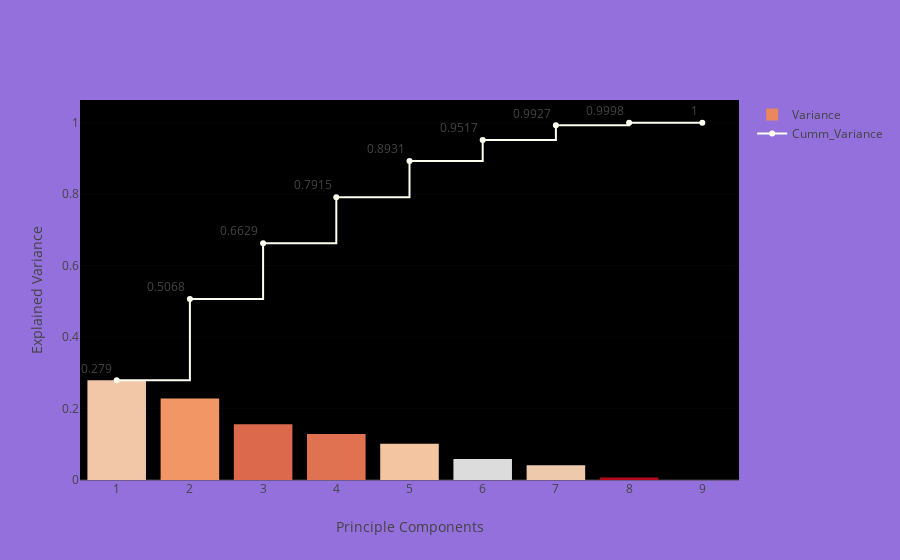

The notebook cell saved with this chart:
### Code cell
pca=PCA(random_state=2)
pca.fit(df)
var_exp=pca.explained_variance_ratio_
cum_var_exp=np.cumsum(var_exp)
trace1=go.Bar(x=np.arange(1,var_exp.shape[0]+1),y=var_exp,name='Variance',marker=dict(color=np.random.randn(var_exp.shape[0]),colorscale='Reds'))
trace2=go.Scatter(x=np.arange(1,cum_var_exp.shape[0]+1),y=cum_var_exp,mode='markers+lines+text',line=dict(shape='hv',color='ivory'),name='Cumm_Variance',text=cum_var_exp.round(4),textposition='top left')
data=[trace1,trace2]
layout=go.Layout(xaxis=dict(title='Principle Components'),yaxis=dict(title='Explained Variance'),plot_bgcolor='black',paper_bgcolor='mediumpurple')
fig=go.Figure(data=data,layout=layout)
iplot(fig)

### Figure 1 — Plotly figure (JSON) as saved in the notebook; plotly's stock layout.template omitted (floating-point values rounded to 4 significant figures)
{"data": [{"marker": {"color": [-0.394, 0.198, 0.5899, 0.5167, -0.3467, -0.755, -0.4269, 1.419, 0.4917], "colorscale": "Reds"}, "name": "Variance", "type": "bar", "uid": "e1b5ba88-11e0-40d1-bd0f-ff1691238b7e", "x": [1, 2, 3, 4, 5, 6, 7, 8, 9], "y": [0.279, 0.2278, 0.1561, 0.1287, 0.1016, 0.05863, 0.041, 0.007095, 0.0001788]}, {"line": {"color": "ivory", "shape": "hv"}, "mode": "markers+lines+text", "name": "Cumm_Variance", "text": [0.279, 0.5068, 0.6629, 0.7915, 0.8931, 0.9517, 0.9927, 0.9998, 1], "textposition": "top left", "type": "scatter", "uid": "efe6cf34-e23d-4d83-a451-46b1785da50a", "x": [1, 2, 3, 4, 5, 6, 7, 8, 9], "y": [0.279, 0.5068, 0.6629, 0.7915, 0.8931, 0.9517, 0.9927, 0.9998, 1.0]}], "layout": {"paper_bgcolor": "mediumpurple", "plot_bgcolor": "black", "xaxis": {"title": {"text": "Principle Components"}}, "yaxis": {"title": {"text": "Explained Variance"}}}}
